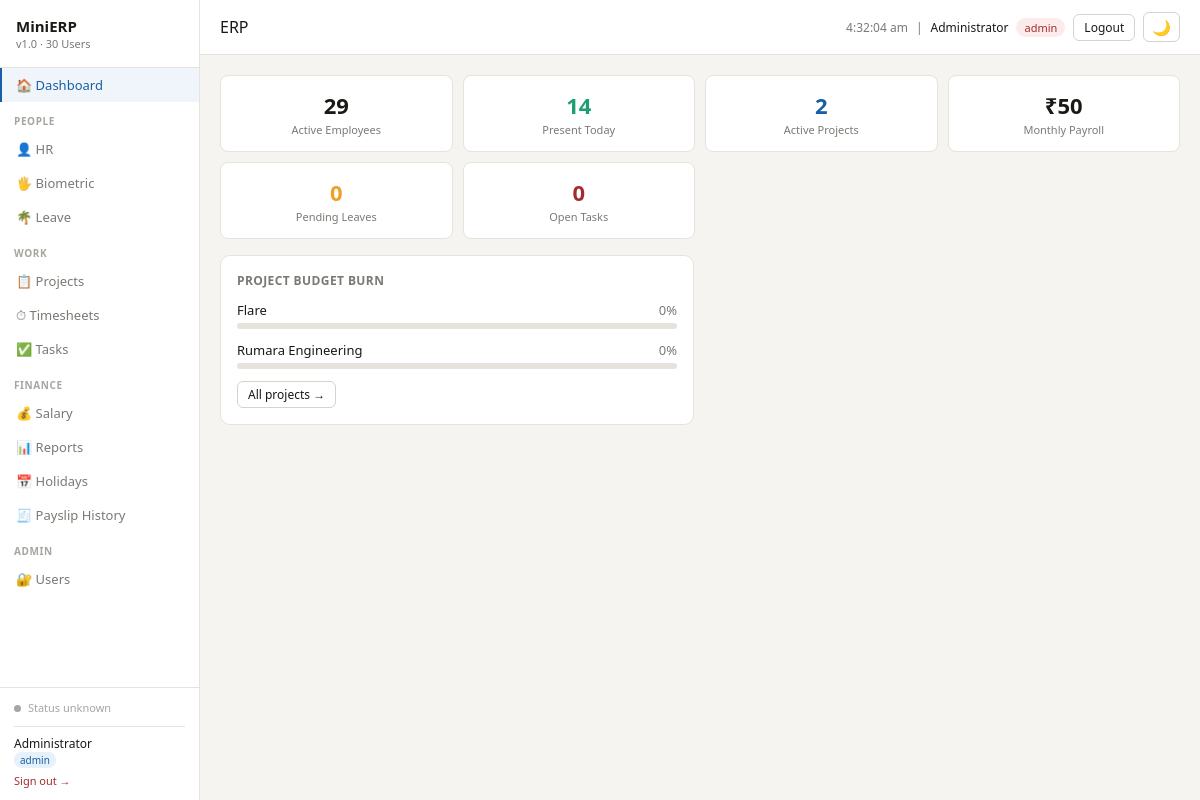
The page /dashboard/ (signed in) on the database its author committed.
### tables this page shows
CREATE TABLE users (
        id          INTEGER PRIMARY KEY AUTOINCREMENT,
        username    TEXT UNIQUE NOT NULL,
        password    TEXT NOT NULL,
        full_name   TEXT NOT NULL,
        role        TEXT NOT NULL DEFAULT 'user',
        active      INTEGER DEFAULT 1,
        employee_id INTEGER UNIQUE REFERENCES employees(id)
    , must_change_password INTEGER DEFAULT 0, temp_password TEXT);

CREATE TABLE projects (
        id       TEXT PRIMARY KEY,
        name     TEXT NOT NULL,
        client   TEXT NOT NULL,
        type     TEXT,
        status   TEXT DEFAULT 'active',
        start_date TEXT,
        end_date   TEXT,
        budget   REAL,
        spent    REAL DEFAULT 0,
        lead     TEXT,
        billing_type TEXT DEFAULT 'Fixed price'
    );

### modules/dashboard.py (the view, shortened to what this page needs)
@dashboard_bp.route("/")
@login_required
def index():
    conn  = get_conn()
    today = str(date.today())
    year  = date.today().year
    month = date.today().month
    emp_id = current_user.employee_id
    total_emp   = conn.execute("SELECT COUNT(*) FROM employees WHERE status='active'").fetchone()[0]
    present     = conn.execute("SELECT COUNT(DISTINCT employee_id) FROM attendance WHERE punch_date=?", (today,)).fetchone()[0]
    active_proj = conn.execute("SELECT COUNT(*) FROM projects WHERE status='active'").fetchone()[0]
    payroll     = conn.execute("SELECT SUM(salary) FROM employees WHERE status='active'").fetchone()[0] or 0
    open_leaves = conn.execute("SELECT COUNT(*) FROM leave_requests WHERE status='pending'").fetchone()[0]
    open_tasks  = conn.execute("SELECT COUNT(*) FROM tasks WHERE status != 'done'").fetchone()[0]
    my_tasks = []
    recent_leaves = conn.execute("""
        SELECT r.*, e.name as emp_name, lt.name as leave_name
        FROM leave_requests r
        JOIN employees e ON e.id=r.employee_id
        JOIN leave_types lt ON lt.id=r.leave_type_id
        WHERE r.status='pending'
        ORDER BY r.applied_on DESC LIMIT 5
    """).fetchall()
    projects = conn.execute("""
        SELECT name, budget, spent FROM projects
        WHERE status='active' AND budget > 0
        ORDER BY (spent*1.0/budget) DESC LIMIT 4
    """).fetchall()
    conn.close()
    return render_template("dashboard.html",
        total_emp=total_emp, present=present,
        active_proj=active_proj, payroll=payroll,
        open_leaves=open_leaves, open_tasks=open_tasks,
        my_tasks=my_tasks, recent_leaves=recent_leaves,
        projects=projects, today=today)

### modules/auth.py (called while the page is built, shortened)
def load_user(user_id):
    conn = get_conn()
    row = conn.execute(
        "SELECT * FROM users WHERE id=?",
        (user_id,),
    ).fetchone()
    conn.close()
    return User(row) if row and row["active"] else None

@auth_bp.before_app_request
def force_password_change():
    if not current_user.is_authenticated:
        return
    allowed_endpoints = {
        "auth.change_password",
        "auth.logout",
        "static",
    }
    if current_user.must_change_password and request.endpoint not in allowed_endpoints:
        return redirect(url_for("auth.change_password"))

    @property
    def is_admin(self):
        return self.role == "admin"

    @property
    def is_hr(self):
        return self.role in ("admin", "hr")

    def can(self, module):
        if self.role == "admin":
            return True

### modules/db.py (called while the page is built)
def get_conn():
    conn = sqlite3.connect(DB_PATH)
    conn.row_factory = sqlite3.Row
    conn.execute("PRAGMA foreign_keys = ON")
    return conn

### templates/dashboard.html (shortened to what this page needs)
{% extends "base.html" %}
{% set active = "dashboard" %}
{% block content %}
<div class="metric-grid cols-4" style="margin-bottom:16px">
  <div class="metric"><div class="metric-val">{{ total_emp }}</div><div class="metric-lbl">Active Employees</div></div>
  <div class="metric"><div class="metric-val" style="color:#1D9E75">{{ present }}</div><div class="metric-lbl">Present Today</div></div>
  <div class="metric"><div class="metric-val" style="color:#185FA5">{{ active_proj }}</div><div class="metric-lbl">Active Projects</div></div>
  <div class="metric"><div class="metric-val">₹{{ "{:,.0f}".format(payroll) }}</div><div class="metric-lbl">Monthly Payroll</div></div>
  <div class="metric"><div class="metric-val" style="color:#EF9F27">{{ open_leaves }}</div><div class="metric-lbl">Pending Leaves</div></div>
  <div class="metric"><div class="metric-val" style="color:#A32D2D">{{ open_tasks }}</div><div class="metric-lbl">Open Tasks</div></div>
</div>
<div class="grid-2">
  {% if projects %}
  <div class="card">
    <div class="card-title">Project Budget Burn</div>
    {% for p in projects %}
    {% set pct = [p.spent/p.budget*100, 100]|min|round|int %}
    <div style="margin-bottom:12px">
      <div style="display:flex;justify-content:space-between;font-size:13px;margin-bottom:3px">
        <span style="font-weight:500">{{ p.name }}</span>
        <span style="color:{{ '#A32D2D' if pct>80 else 'var(--text2)' }}">{{ pct }}%</span>
      </div>
      <div class="progress-bar"><div class="progress-fill" style="width:{{ pct }}%;background:{{ '#E24B4A' if pct>80 else '#185FA5' }}"></div></div>
    </div>
    {% endfor %}
    <a href="/projects" class="btn btn-sm">All projects →</a>
  </div>
  {% endif %}
</div>
{% endblock %}

### templates/base.html (shortened to what this page needs)
<!DOCTYPE html>
<html lang="en">
<head>
</head>
<body>
<div class="sidebar">
  <div class="logo">MiniERP <span>v1.0 · 30 Users</span></div>
  <nav class="nav">
    <a href="/dashboard" class="{{ 'active' if active=='dashboard' }}">🏠 Dashboard</a>
    <div class="nav-section">People</div>
    <a href="/hr"        class="{{ 'active' if active=='hr' }}">👤 HR</a>
    <a href="/biometric" class="{{ 'active' if active=='biometric' }}">🖐 Biometric</a>
    {% if current_user.can('leave') %}
    <a href="/leave"     class="{{ 'active' if active=='leave' }}">🌴 Leave</a>
    {% endif %}
    <div class="nav-section">Work</div>
    {% if current_user.can('projects') %}
    <a href="/projects"  class="{{ 'active' if active=='projects' }}">📋 Projects</a>
    {% endif %}
    {% if current_user.can('timesheet') %}
    <a href="/timesheet" class="{{ 'active' if active=='timesheet' }}">⏱ Timesheets</a>
    {% endif %}
    {% if current_user.can('tasks') or current_user.is_hr %}
    <a href="/tasks" class="{{ 'active' if active=='tasks' }}">✅ Tasks</a>
    {% endif %}
    <div class="nav-section">Finance</div>
    <a href="/salary"    class="{{ 'active' if active=='salary' }}">💰 Salary</a>
    <a href="/reports"   class="{{ 'active' if active=='reports' }}">📊 Reports</a>
    {% if current_user.is_hr %}
    <a href="/holidays"  class="{{ 'active' if active=='holidays' }}">📅 Holidays</a>
    <a href="/salary/history" class="{{ 'active' if active=='payslip_history' }}">🧾 Payslip History</a>
    {% endif %}
    {% if current_user.is_authenticated and current_user.is_admin %}
    <div class="nav-section">Admin</div>
    <a href="/users"     class="{{ 'active' if active=='users' }}">🔐 Users</a>
    {% endif %}
  </nav>
  <div class="sidebar-footer">
    <div id="essl-status" style="line-height:1.5">
      <span id="essl-dot" class="sync-dot" style="background:#A8A5A0"></span>
      <span id="essl-label" style="font-size:11px;color:var(--text2)">Checking…</span><br>
    </div>
    {% if current_user.is_authenticated %}
    <div style="margin-top:10px;padding-top:8px;border-top:1px solid var(--border)">
      <div style="font-size:12px;color:var(--text);font-weight:500">{{ current_user.full_name }}</div>
      <div style="font-size:11px;color:var(--text2);margin-bottom:6px">
        <span style="background:#E6F1FB;color:#185FA5;padding:1px 6px;border-radius:10px;font-size:10px">{{ current_user.role }}</span>
      </div>
      <a href="/logout" style="font-size:11px;color:#A32D2D">Sign out →</a>
    </div>
    {% endif %}
  </div>
</div>
<div class="main">
  <div class="topbar">
    <h1>{{ title | default("ERP") }}</h1>
    <div class="flex">
      <span style="font-size:12px;color:#7A7974" id="clock"></span>
      {% if current_user.is_authenticated %}
      <span style="font-size:12px;color:#7A7974">|</span>
      <span style="font-size:12px;font-weight:500">{{ current_user.full_name }}</span>
      <span class="badge {{ 'badge-red' if current_user.role=='admin' else 'badge-blue' if current_user.role=='hr' else 'badge-gray' }}">{{ current_user.role }}</span>
      <a href="/logout" class="btn btn-sm" style="font-size:12px">Logout</a>
      {% endif %}
      <button id="theme-toggle" class="btn btn-sm" onclick="toggleDark()" title="Toggle dark mode" style="font-size:15px;padding:4px 8px">🌙</button>
    </div>
  </div>
  <div class="content">
    {% block content %}{% endblock %}
  </div>
</div>
</body>
</html>

### templates/base.html (style rules this page uses)
* { box-sizing:border-box;margin:0;padding:0 }
:root { --bg:#F5F4F0;--bg2:#fff;--bg3:#FAFAF8; --border:#E5E3DC;--border2:#D5D3CB; --text:#1A1916;--text2:#7A7974;--text3:#A8A5A0; --nav-hover:#F5F4F0;--nav-active:#F0F4FB; --row-hover:#FAFAF8;--row-alt:#F5F4F0; --input-bg:#fff; }
body { font-family:Segoe UI,system-ui,sans-serif;background:var(--bg);color:var(--text);font-size:14px;display:flex;height:100vh;overflow:hidden }
a { color:inherit;text-decoration:none }
.sidebar { width:200px;background:var(--bg2);border-right:1px solid var(--border);display:flex;flex-direction:column;flex-shrink:0;height:100vh }
.logo { padding:16px;font-weight:600;font-size:15px;border-bottom:1px solid #E5E3DC }
.logo span { font-size:11px;font-weight:400;color:var(--text2);display:block }
.nav-section { font-size:10px;font-weight:600;color:var(--text3);padding:12px 14px 4px;letter-spacing:.6px;text-transform:uppercase }
.nav a { display:flex;align-items:center;gap:8px;padding:8px 14px;color:var(--text2);font-size:13px;border-left:2px solid transparent }
.nav a.active { background:var(--nav-active);color:#185FA5;font-weight:500;border-left-color:#185FA5 }
.sidebar-footer { padding:12px 14px;border-top:1px solid var(--border);font-size:11px;color:var(--text3);margin-top:auto }
.sync-dot { display:inline-block;width:7px;height:7px;border-radius:50%;background:#A8A5A0;margin-right:4px }
.main { flex:1;display:flex;flex-direction:column;overflow:hidden }
.topbar { padding:12px 20px;background:var(--bg2);border-bottom:1px solid var(--border);display:flex;justify-content:space-between;align-items:center;flex-shrink:0 }
.topbar h1 { font-size:16px;font-weight:500 }
.content { flex:1;overflow-y:auto;padding:20px }
.card { background:var(--bg2);border:1px solid var(--border);border-radius:10px;padding:16px;margin-bottom:12px }
.card-title { font-size:12px;font-weight:600;color:var(--text2);margin-bottom:12px;text-transform:uppercase;letter-spacing:.4px }
.metric-grid { display:grid;gap:10px;margin-bottom:16px }
.metric-grid.cols-4 { grid-template-columns:repeat(4,1fr) }
.metric { background:var(--bg2);border:1px solid var(--border);border-radius:8px;padding:14px;text-align:center }
.metric-val { font-size:22px;font-weight:600 }
.metric-lbl { font-size:11px;color:var(--text2);margin-top:2px }
.badge { display:inline-flex;align-items:center;padding:2px 8px;border-radius:20px;font-size:11px;font-weight:500 }
.badge-red { background:#FCEBEB;color:#A32D2D }
.btn { padding:6px 14px;border-radius:6px;font-size:13px;cursor:pointer;font-family:inherit;font-weight:500;border:1px solid #D5D3CB;background:#fff;color:#1A1916;display:inline-flex;align-items:center;gap:6px }
.btn-sm { padding:4px 10px;font-size:12px }
.progress-bar { height:6px;background:#E5E3DC;border-radius:3px;overflow:hidden;margin:4px 0 }
.grid-2 { display:grid;grid-template-columns:1fr 1fr;gap:12px }
.flex { display:flex;gap:8px;align-items:center }

### rows shown on the page
users: full_name "Administrator", role "admin"
projects: name "Flare", pct "0"
projects: name "Rumara Engineering", pct "0"

### other values the page prints
{{ title | default("ERP") }} "ERP"
{{ total_emp }} "29"
{{ present }} "14"
{{ active_proj }} "2"
{{ "{:,.0f}".format(payroll) }} "50"
{{ open_leaves }} "0"
{{ open_tasks }} "0"
